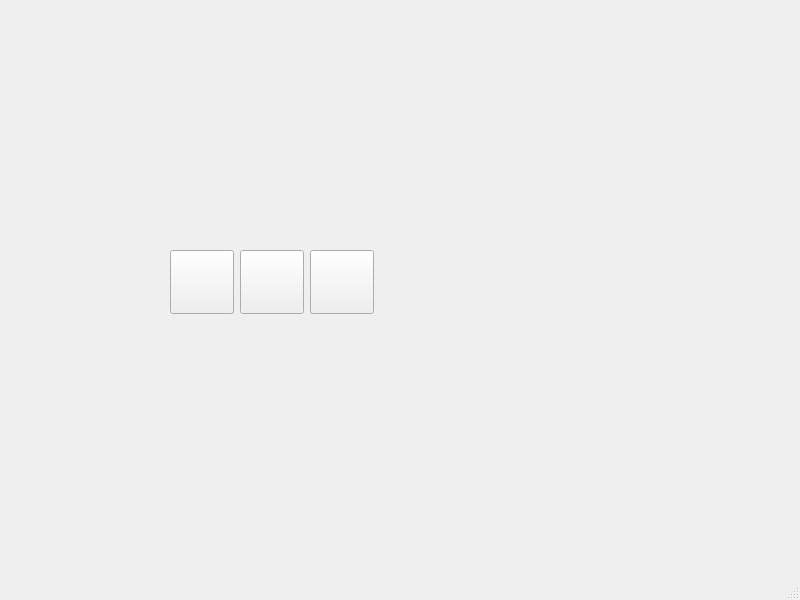
<?xml version="1.0" encoding="UTF-8"?>
<ui version="4.0">
 <class>CiderPress_Gui</class>
 <widget class="QMainWindow" name="CiderPress_Gui">
  <property name="geometry">
   <rect>
    <x>0</x>
    <y>0</y>
    <width>800</width>
    <height>600</height>
   </rect>
  </property>
  <property name="windowTitle">
   <string>CiderPress_Gui</string>
  </property>
  <widget class="QWidget" name="centralwidget">
   <widget class="QPushButton" name="pushButton">
    <property name="geometry">
     <rect>
      <x>170</x>
      <y>250</y>
      <width>64</width>
      <height>64</height>
     </rect>
    </property>
    <property name="text">
     <string/>
    </property>
    <property name="icon">
     <iconset resource="resources.qrc">
      <normaloff>:/icons/resources/icons/server_icon.png</normaloff>:/icons/resources/icons/server_icon.png</iconset>
    </property>
    <property name="iconSize">
     <size>
      <width>48</width>
      <height>48</height>
     </size>
    </property>
   </widget>
   <widget class="QPushButton" name="pushButton_2">
    <property name="geometry">
     <rect>
      <x>240</x>
      <y>250</y>
      <width>64</width>
      <height>64</height>
     </rect>
    </property>
    <property name="text">
     <string/>
    </property>
    <property name="icon">
     <iconset resource="resources.qrc">
      <normaloff>:/icons/resources/icons/download_icon.png</normaloff>:/icons/resources/icons/download_icon.png</iconset>
    </property>
    <property name="iconSize">
     <size>
      <width>48</width>
      <height>48</height>
     </size>
    </property>
   </widget>
   <widget class="QPushButton" name="pushButton_3">
    <property name="geometry">
     <rect>
      <x>310</x>
      <y>250</y>
      <width>64</width>
      <height>64</height>
     </rect>
    </property>
    <property name="text">
     <string/>
    </property>
    <property name="icon">
     <iconset resource="resources.qrc">
      <normaloff>:/icons/resources/icons/upload_icon.png</normaloff>:/icons/resources/icons/upload_icon.png</iconset>
    </property>
    <property name="iconSize">
     <size>
      <width>48</width>
      <height>48</height>
     </size>
    </property>
   </widget>
  </widget>
  <widget class="QMenuBar" name="menubar">
   <property name="geometry">
    <rect>
     <x>0</x>
     <y>0</y>
     <width>800</width>
     <height>21</height>
    </rect>
   </property>
  </widget>
  <widget class="QStatusBar" name="statusbar"/>
 </widget>
 <resources>
  <include location="resources.qrc"/>
 </resources>
 <connections/>
</ui>
